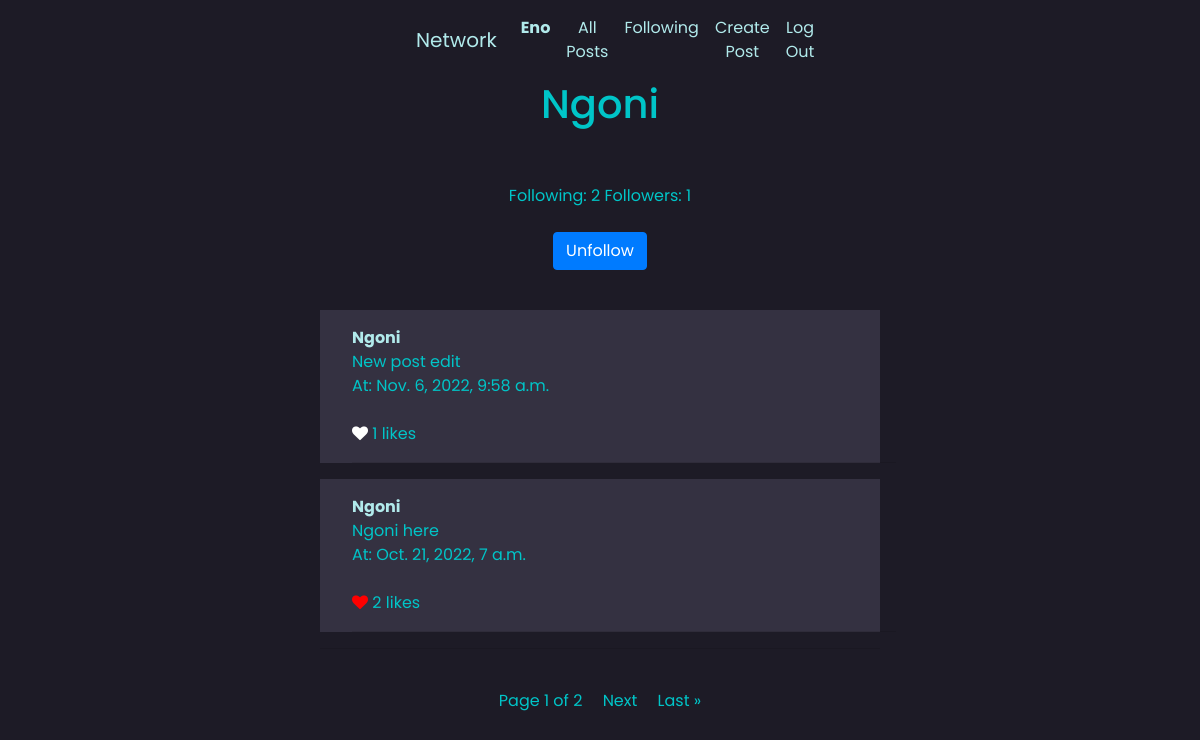
The page /profile/Ngoni (signed in) on the database its author committed.
### network/models.py (models this page shows, shortened)
class User(AbstractUser):
    pass

class Post(models.Model):
    body = models.TextField()
    author = models.ForeignKey("User", on_delete=models.CASCADE, related_name="posts")
    date = models.DateTimeField(auto_now_add = True)
    likes = models.ManyToManyField("User", related_name="post_likes")
    def total_likes(self):
        return self.likes.count()

### network/views.py (the view)
# urls.py: path("profile/<str:author>", views.profile, name="profile"),
@login_required(login_url='login')
def profile(request, author):
    posts  = Post.objects.all().order_by('-date')
    user = get_object_or_404(User, username=author)
    viewing_user = get_object_or_404(User, username=request.user)
    paginator = Paginator(posts, 10)
    page = request.GET.get('page')
    post = paginator.get_page(page)
    followers = user.followers.all().count()
    following_cnt = user.following.all().count()
    status = len(Profile.objects.filter(user=viewing_user).filter(following=user))
    return render(request, "network/profile_page.html", {
        "followers": followers,
        "following": following_cnt,
        "status": status,
        "post": post,
        "profile_user": user,
    })

### network/templates/network/profile_page.html (shortened to what this page needs)
{% extends "network/layout.html" %}
{% load static %}
{% block body %}
<center>
<div class="user-info">
    <h1>{{ profile_user }}</h1>
    <br><br>
    Following: {{ following }}
    Followers: <span class="following_count">{{ followers }}</span>
    <br><br>
    {% if request.user != profile_user %}
    {% if status == False %}
        <button class="btn btn-primary toggle-btn" id="follow-btn" value="{{ profile_user.username }}">Follow</button>
    {% else %}
        <button class="btn btn-primary toggle-btn" id="unfollow-btn" value="{{ profile_user.username }}">Unfollow</button>
    {% endif %}
     <br><br>
    {% endif %}
</div>
</center>
<div class="user-posts">
    {% for post in post %}
    {% if post.author == profile_user %}
    <div class="post_item index_post" value="{{post.id}}">
        <div class="container">
        <strong><a href="{% url 'profile' post.author %}">{{post.author}}</a></strong>
        <div class="post-body">
           <div class="original">{{ post.body }}</div>
           <div class="time">At: {{ post.date }}</div>
        </div>
        <br>
        <div class="like-post">
            <form>
                {% if request.user in post.likes.all %}
                <i class="fa fa-heart like-btn" id="{{post.id}}" style="color:red"></i>
                {% else %}
                <i class="fa fa-heart like-btn" id="{{post.id}}" style="color:white"></i>
                {% endif %}
                <span class="likes-count">{{ post.total_likes }}</span> likes
            </form>
        </div>
        <hr>
        </div>
    </div>
    {% endif %}
    {% endfor %}
</div>
<center>
    <hr><br>
    Page {{ post.number }} of {{ post.paginator.num_pages }}
    {% if post.has_next %}
    <a id="next" href="?page={{ post.next_page_number }}">Next</a>
    <a id="last" href="?page={{ post.paginator.num_pages }}">Last &raquo</a>
    {% endif %}
    <br>
    <br>
</center>
{% endblock %}

### network/templates/network/layout.html (shortened to what this page needs)
{% load static %}
<!DOCTYPE html>
<html lang="en">
    <head>
        <link rel="stylesheet" href="https://stackpath.bootstrapcdn.com/bootstrap/4.4.1/css/bootstrap.min.css">
        <link href="{% static 'network/styles.css' %}" rel="stylesheet">
        <link rel="stylesheet" href="https://cdnjs.cloudflare.com/ajax/libs/font-awesome/4.7.0/css/font-awesome.min.css">
    </head>
    <body>
        <center>
            <nav class="navbar navbar-expand-lg">
                <a class="navbar-brand" href="#">Network</a>
                <div>
                <ul class="navbar-nav">
                    {% if user.is_authenticated %}
                        <li class="nav-item">
                            <a class="nav-link" href="#"><strong>{{ user.username }}</strong></a>
                        </li>
                    {% endif %}
                    <li class="nav-item">
                    <a class="nav-link" href="{% url 'index' %}">All Posts</a>
                    </li>
                    {% if user.is_authenticated %}
                        <li class="nav-item">
                            <a class="nav-link" href="{% url 'following' %}">Following</a>
                        </li>
                        <li class="nav-item">
                            <a class="nav-link" href="{% url 'create_post' %}">Create Post</a>
                        </li>
                        <li class="nav-item logout">
                            <a class="nav-link" href="{% url 'logout' %}">Log Out</a>
                        </li>
                    {% endif %}
                </ul>
                </div>
            </nav>
        </center>
        <div class="body">
            {% block body %}
            {% endblock %}
        </div>
    </body>
</html>

### network/static/network/styles.css (style rules this page uses)
body { background-color: #1D1B26; font-family: "Poppins"; }
body a { text-decoration: none; color: #b1eaeb; }
nav { margin: 0 25em 0 25em; }
.body { margin: 0 20em 0 20em; color: #00C5C8; font-family: "Poppins"; }
.body .post_item { background-color: #343141; }
.body .post_item .container { margin: 1rem; padding: 1rem 0 0 1rem; }
.body #next { padding: 0 1em 0 1em; color: var(--primary-color); }
.body #last { color: var(--primary-color); }

### rows shown on the page
User: username "Eno"
User: username "Ngoni"
Post: author "Ngoni", body "New post edit", date "Nov. 6, 2022, 9:58 a.m.", total_likes "1"
Post: author "Ngoni", body "Ngoni here", date "Oct. 21, 2022, 7 a.m.", total_likes "2"

### other values the page prints
{{ following }} "2"
{{ followers }} "1"
{{ post.number }} "1"
{{ post.paginator.num_pages }} "2"
